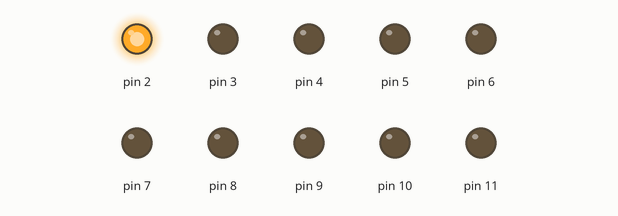
The sketch below on a simulated Arduino Uno, built with avr-gcc and run on an emulated ATmega328P. Parts: output pins drawn as LEDs (lit = HIGH).

Above: at 0.2 s.
At 1.2 s:
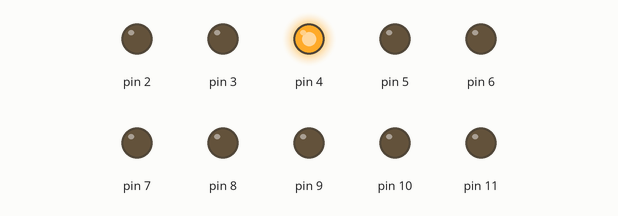
At 2.7 s:
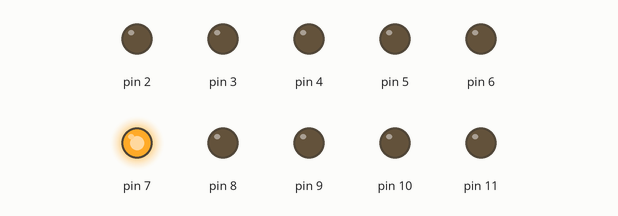
At 5.0 s:
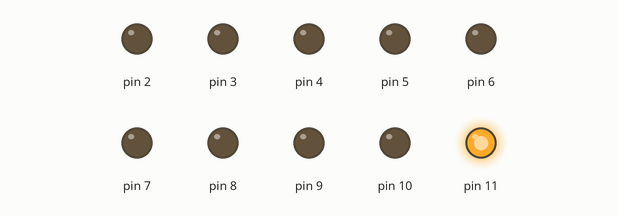
At 8.2 s:
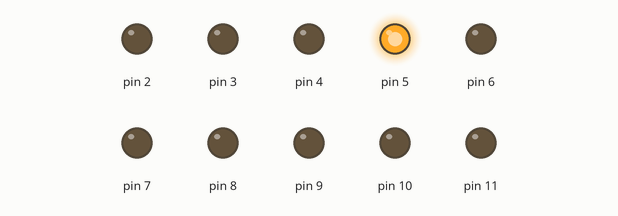
At 11.7 s:
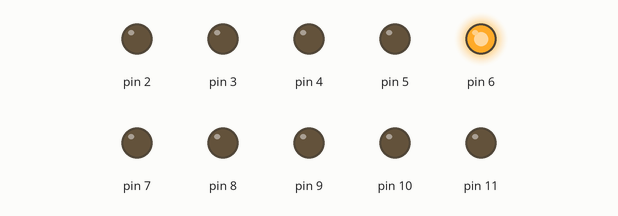
Timing chart, 0 to 12.4 s (numbered marks = the images above):
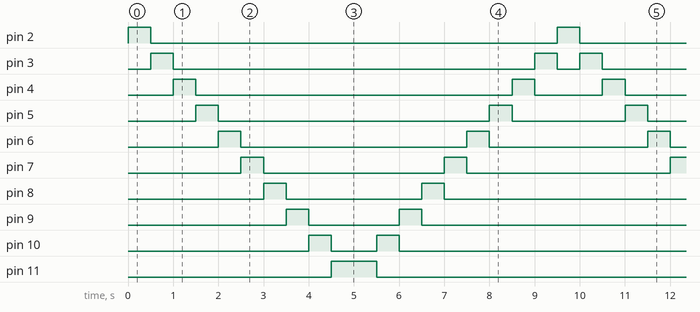

The sketch:

CARROFANTASTICO.ino
```cpp
/*
* Fundacion Kinal
* Centro educativo tecnico laboral Kinal
* Perito en Electronica
* Seccion: A
* Curso: Taller de electronica digital y reparacion de computadoras I
* Alumno: David Alfredo del Cid Rodríguez
* Carnet: 2022482
* Proyecto: LUCES del AUTO FANTASTICO
*/

void setup()
{
for(int i =2; i<=11; i++) //del led 1 al led 8
{
pinMode(i,OUTPUT); //declarar pine como salida
}
}
void loop()
{
for(int i =2; i<=11; i++)
{
digitalWrite(i,HIGH); //enciende led
delay(500);        //tiempo :v
digitalWrite(i,LOW);  //apaga led
}
for(int i =11; i>=3; i--)
{
digitalWrite(i,HIGH); //enciende led
delay(500);        //tiempo :v
digitalWrite(i,LOW);  //apaga
}
}
```

Measured:
- by itself, pin 2: alternates HIGH for 0.50 s and LOW for 9.0 s
- by itself, pin 3: repeats every 9.5 s: LOW 8.0 s, HIGH 0.50 s, LOW 0.50 s, HIGH 0.50 s
- by itself, pin 4: repeats every 9.5 s: LOW 7.0 s, HIGH 0.50 s, LOW 1.5 s, HIGH 0.50 s
- by itself, pin 5: repeats every 9.5 s: LOW 6.0 s, HIGH 0.50 s, LOW 2.5 s, HIGH 0.50 s
- by itself, pin 6: repeats every 9.5 s: LOW 5.0 s, HIGH 0.50 s, LOW 3.5 s, HIGH 0.50 s
- by itself, pin 7: alternates HIGH for 0.50 s and LOW for 4.0 s
- by itself, pin 8: repeats every 9.5 s: LOW 3.0 s, HIGH 0.50 s, LOW 5.5 s, HIGH 0.50 s
- by itself, pin 9: repeats every 9.5 s: LOW 2.0 s, HIGH 0.50 s, LOW 6.5 s, HIGH 0.50 s
